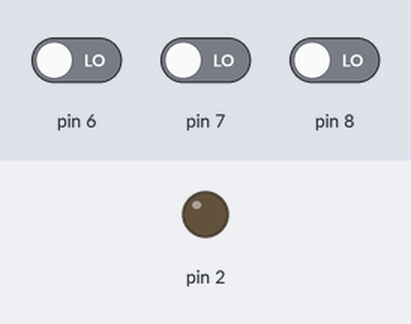
A sketch run on a simulated Arduino Uno, built with avr-gcc and run on an emulated ATmega328P. Shown: output pins drawn as LEDs (lit = HIGH). The test bench sets the inputs (shaded band); at power-on: pin 7 LOW, pin 8 LOW, pin 6 LOW.

Above: at 1.2 s.
1.3 s: pin 7 driven HIGH and pin 8 driven HIGH
At 1.6 s:
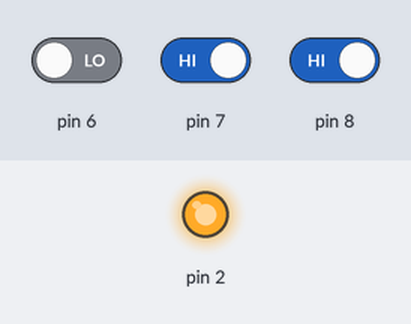
2.8 s: pin 6 driven HIGH
At 4.0 s:
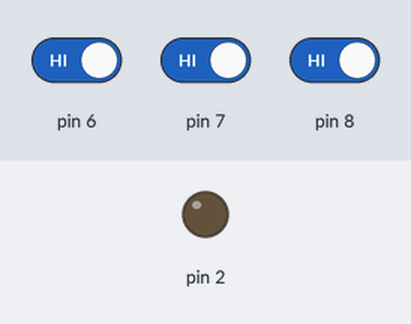
4.3 s: pin 6 driven LOW
At 5.1 s:
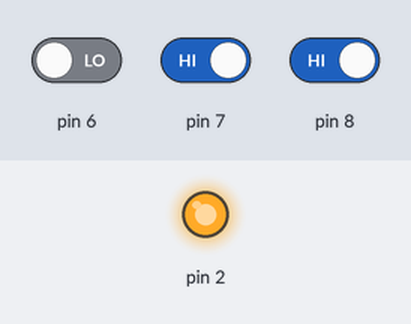
Timing chart, 0 to 7.3 s (numbered marks = the images above; inputs shaded):
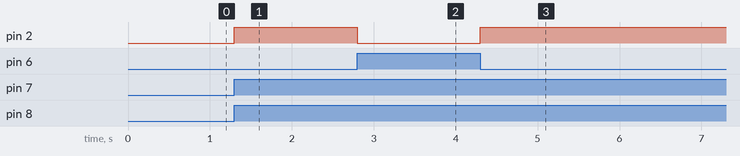

The sketch:

code.ino
```cpp
int A,X,Y,Z;

void disp_7447(int A )
{
  digitalWrite(2, A); //LSB


}
// the setup function runs once when you press reset or power the board
void setup() {
    pinMode(6, INPUT);
    pinMode(7, INPUT);
    pinMode(8, INPUT);
    pinMode(2,OUTPUT);
}

// the loop function runs over and over again forever
void loop() {
Z= digitalRead(6);
Y=digitalRead(7);
X=digitalRead(8);
A=(X&&Y&&!Z);

disp_7447(A);

}
```

Measured:
- after the input at 1.3 s, pin 2: LOW → HIGH at once
- after the input at 2.8 s, pin 2: HIGH → LOW at once
- after the input at 4.3 s, pin 2: LOW → HIGH at once
